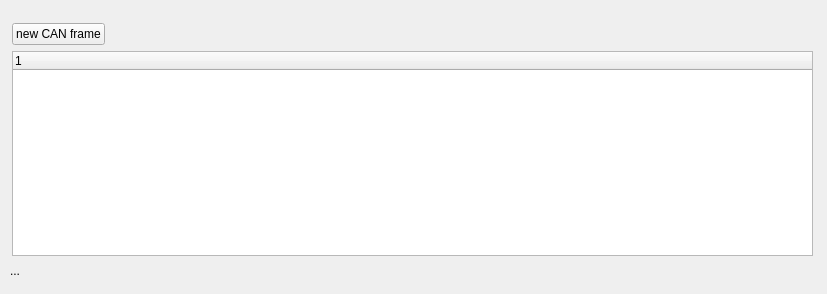
<?xml version="1.0" encoding="UTF-8"?>
<ui version="4.0">
 <class>SendForm</class>
 <widget class="QWidget" name="SendForm">
  <property name="geometry">
   <rect>
    <x>0</x>
    <y>0</y>
    <width>827</width>
    <height>294</height>
   </rect>
  </property>
  <property name="windowTitle">
   <string>Send CAN Messages</string>
  </property>
  <widget class="QWidget" name="layoutWidget">
   <property name="geometry">
    <rect>
     <x>12</x>
     <y>23</y>
     <width>801</width>
     <height>233</height>
    </rect>
   </property>
   <layout class="QVBoxLayout" name="verticalLayout">
    <item>
     <layout class="QHBoxLayout" name="horizontalLayout">
      <item>
       <widget class="QPushButton" name="pushButton">
        <property name="text">
         <string>new CAN frame</string>
        </property>
       </widget>
      </item>
      <item>
       <spacer name="horizontalSpacer">
        <property name="orientation">
         <enum>Qt::Horizontal</enum>
        </property>
        <property name="sizeHint" stdset="0">
         <size>
          <width>608</width>
          <height>20</height>
         </size>
        </property>
       </spacer>
      </item>
     </layout>
    </item>
    <item>
     <widget class="QTreeWidget" name="treeWidget">
      <column>
       <property name="text">
        <string notr="true">1</string>
       </property>
      </column>
     </widget>
    </item>
   </layout>
  </widget>
  <widget class="QLabel" name="statusLabel">
   <property name="geometry">
    <rect>
     <x>10</x>
     <y>260</y>
     <width>181</width>
     <height>21</height>
    </rect>
   </property>
   <property name="text">
    <string>...</string>
   </property>
  </widget>
 </widget>
 <resources/>
 <connections/>
</ui>
